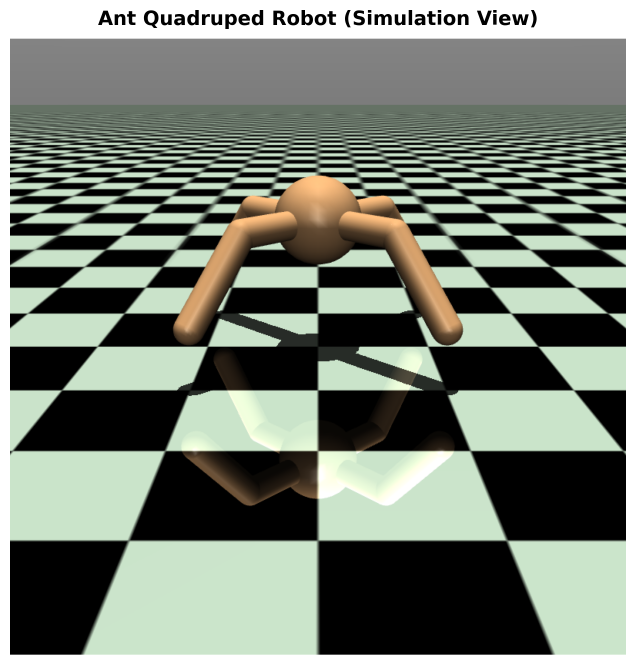
#> input picture paper/figures/realant_simulation_final.png, 1908 x 1994 px, found by its file name (shown at 1/3 size)
$ python combine_robot_images_tight.py
#> lines starting #> are read from the running program, lines starting #| are printed output that depends on the picture
#!/usr/bin/env python3
"""
Combine robot simulation and joint diagram with absolutely minimal spacing
"""

import matplotlib.pyplot as plt
import matplotlib.image as mpimg
from pathlib import Path
import numpy as np

figures_dir = Path("/Users/anandpatel/Documents/4th Year/robust-quadruped-rl/paper/figures")

# Load images
robot_img = mpimg.imread(figures_dir / "realant_simulation_final.png")
#> robot_img is the input picture: shape (1994, 1908, 4) float32; mean R, G, B, A 0.464, 0.495, 0.451, 1
diagram_img = mpimg.imread(figures_dir / "joint_numbering_diagram_ultra_hd.png")
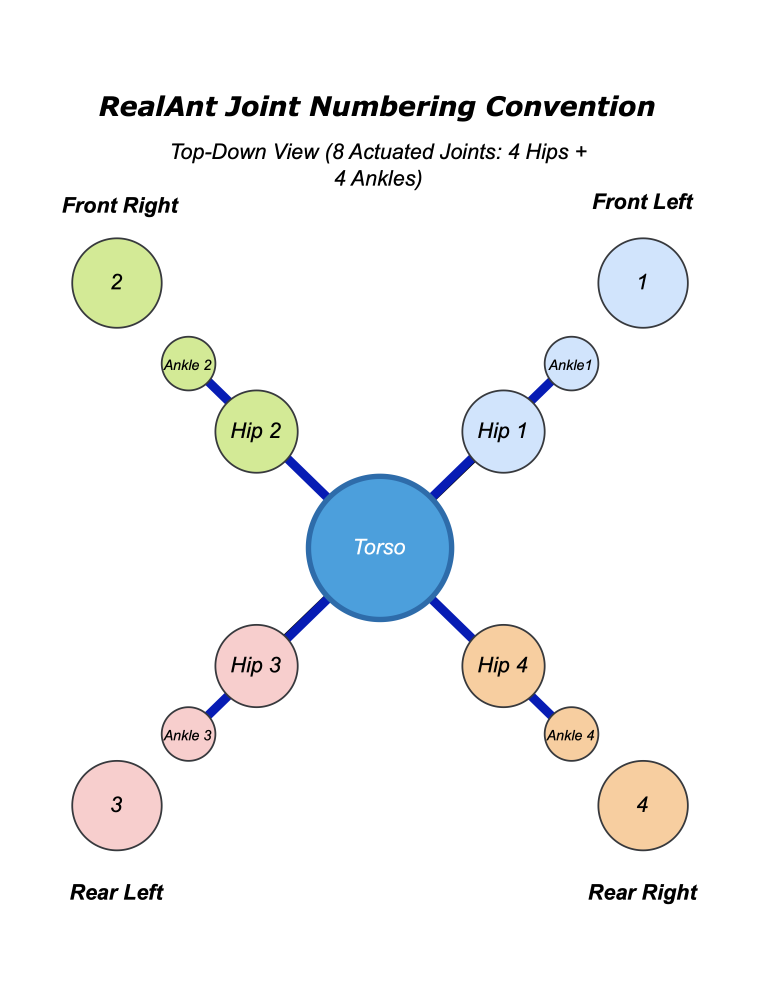
#> input picture paper/figures/joint_numbering_diagram_ultra_hd.png, 2272 x 3000 px, found by its file name (shown at 1/3 size)
#> diagram_img is the input picture: shape (3000, 2272, 4) float32; mean R, G, B, A 0.0688, 0.0738, 0.0747, 0.117

# Crop robot image to remove its title (top 15%)
robot_img_cropped = robot_img[int(robot_img.shape[0]*0.15):, :, :]
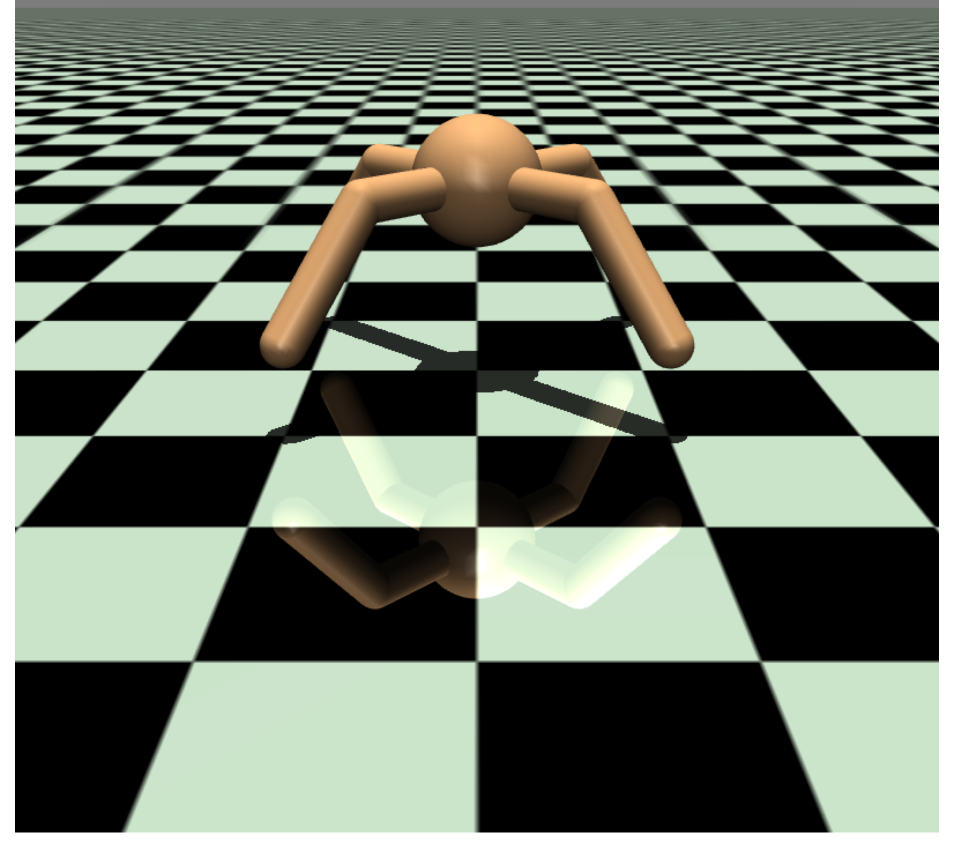
#> robot_img_cropped: shape (1695, 1908, 4) float32 (shown at 1/2 size); mean R, G, B, A 0.434, 0.466, 0.418, 1

# Create figure with specific size
fig = plt.figure(figsize=(12, 5))

# Add axes manually with exact positions [left, bottom, width, height]
# Make them touch by calculating positions - NO GAP
ax1 = fig.add_axes([0.00, 0.15, 0.50, 0.7])  # Left image takes exactly half
ax2 = fig.add_axes([0.50, 0.15, 0.50, 0.7])  # Right image starts at 0.50 - TOUCHING!

# Display images
ax1.imshow(robot_img_cropped, interpolation='none')
ax1.axis('off')
ax1.set_title('(a) Simulated Robot', fontsize=12, pad=5)

ax2.imshow(diagram_img, interpolation='none')
ax2.axis('off')
ax2.set_title('(b) Joint Labeling Diagram', fontsize=12, pad=5)

# Add overall title
fig.suptitle('RealAnt Quadruped Robot', fontsize=14, fontweight='bold')

# Save with high quality - NO bbox_inches to preserve exact layout
output_file = figures_dir / "realant_combined_figure.png"
plt.savefig(output_file, dpi=600, facecolor='white')
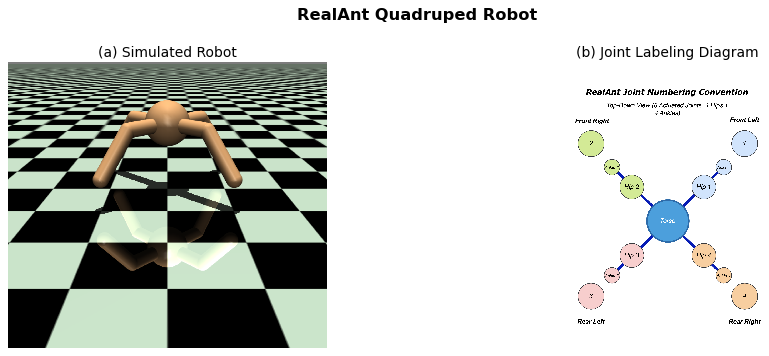
#> figure drawn by matplotlib, 2 panels
print(f" Combined figure saved to: {output_file}")

output_file_pdf = figures_dir / "realant_combined_figure.pdf"
plt.savefig(output_file_pdf, dpi=600, format='pdf', facecolor='white')
print(f" PDF version saved to: {output_file_pdf}")

plt.close()
print("\n SUCCESS: Tight spacing achieved with manual positioning")
